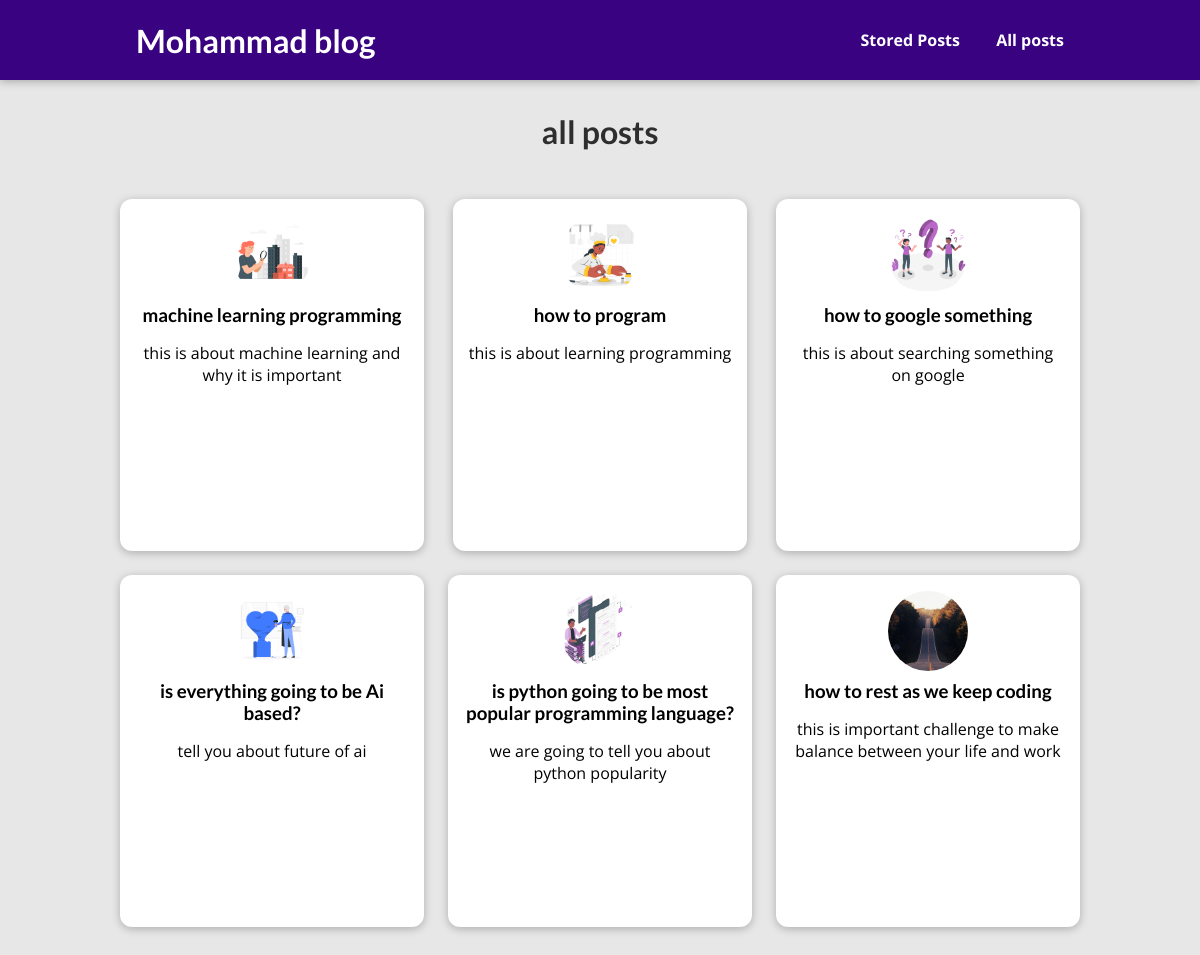
The page /posts on the database its author committed.
### blog/models.py (models this page shows, shortened)
class Post(models.Model):
    title = models.CharField(max_length=150)
    excerpt = models.CharField(max_length=200)
    image = models.ImageField(upload_to="posts",null=True)
    date = models.DateField(auto_now=True)
    slug = models.SlugField(db_index=True , unique=True)
    content = models.TextField(validators= [MinLengthValidator(10)])
    author = models.ForeignKey(
        Author , on_delete= models.SET_NULL , null=True , related_name="posts")
    tags = models.ManyToManyField(Tag)

### blog/views.py (the view)
# urls.py: path("posts",views.AllPostsView.as_view(),name="posts-page"),
class AllPostsView(ListView):
    template_name="blog/all-posts.html"
    model = Post
    ordering = ["-date"]
    context_object_name = "all_posts"

### blog/templates/blog/all-posts.html (shortened to what this page needs)
{% extends 'base.html' %}
{% load static %}
{% block css_files %}
    <link rel="stylesheet" href="{% static "blog/all-posts.css" %}">
    <link rel="stylesheet" href="{% static "blog/post.css" %}">
{% endblock  %}
{% block body %}
    <section id="all-posts">
        <h2>all posts</h2>
        <ul>
            {% for post in all_posts %}
                {% include "blog/includes/post.html" %}
            {% endfor %}
        </ul>
    </section>
{% endblock %}

### blog/templates/blog/includes/post.html
{% load static %}
<li>
    <article class="post">
        <a href="{% url 'post-detail-page' slug=post.slug %}">
            <img src="{{post.image.url}}" alt="{{ post.title }}">
            <div class="post__content">
                <h3>{{ post.title }}</h3>
                <p>{{ post.excerpt }}</p>
            </div>
        </a>
    </article>
</li>

### static/app.css (style rules this page uses)
* { box-sizing: border-box; }
html { font-family: 'Open Sans', 'Lato', sans-serif; }
body { margin: 0; }
h1, h2, h3 { font-family: 'Lato', sans-serif; font-weight: bold; }

### blog/static/blog/all-posts.css (style rules this page uses)
body { background-color: #e7e7e7; }
#all-posts { margin: 7rem auto; width: 90%; max-width: 60rem; }
#all-posts h2 { text-align: center; font-size: 2rem; color: #2e2e2e; margin: 3rem 0; }
ul { list-style: none; margin: 0; padding: 0; display: grid; grid-template-columns: repeat(auto-fill, minmax(17rem, 1fr)); gap: 1.5rem; }
.post img { width: 7rem; height: 7rem; }
.post a { height: 22rem; transform-origin: center; box-shadow: 0 2px 8px rgba(0, 0, 0, 0.25); border-radius: 12px; background-color: white; }

### blog/static/blog/post.css (style rules this page uses)
.post { display: flex; flex-direction: column; align-items: center; text-align: center; }
.post a { text-decoration: none; color: black; transition: all 0.2s ease; padding: 1rem; }
.post img { width: 5rem; height: 5rem; object-fit: cover; border-radius: 50%; }
.post h3 { margin: 0.25rem 0; }

### rows shown on the page
Post: image (picture), title "machine learning programming", excerpt "this is about machine learning and why it is important"
Post: image (picture), title "how to program", excerpt "this is about learning programming"
Post: image (picture), title "how to google something", excerpt "this is about searching something on google"
Post: image (picture), title "is everything going to be Ai based?", excerpt "tell you about future of ai"
Post: image (picture), title "is python going to be most popular programming language?", excerpt "we are going to tell you about python popularity"
Post: image (picture), title "how to rest as we keep coding", excerpt "this is important challenge to make balance between your life and work"
